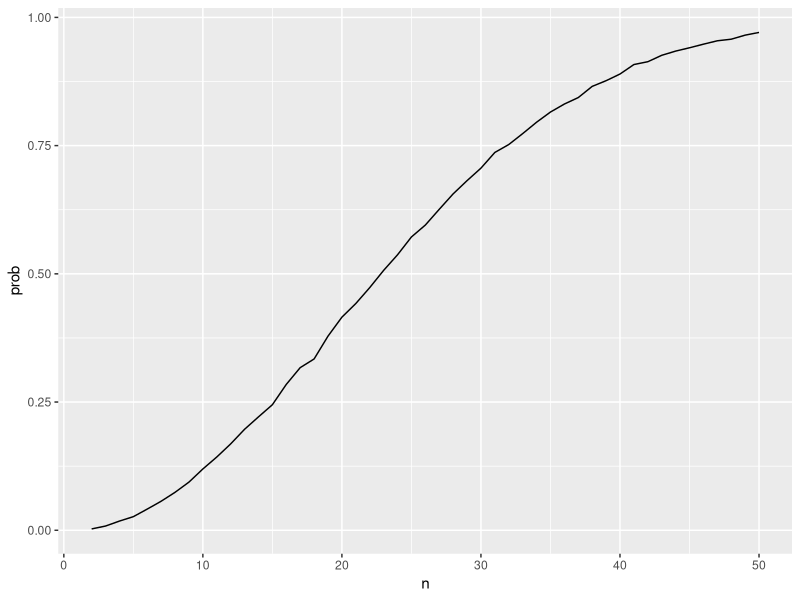

Source code (R): (Note: a time limit stopped this script after it produced the figure.)
## ---- chunk 1
library(tidyverse)
library(ggplot2)
library(dplyr)
library(readr)
## ---- chunk 2
bday_sim = function(n) {
  
  bdays = sample(1:365, size = n, replace = TRUE)
  
  duplicate = length(unique(bdays)) < n
  
  return(duplicate)
}
## ---- chunk 3
sim_res = 
  expand_grid(
    n = c(2:50),
    iter = 1:10000
  ) |>
  mutate(res = map_lgl(n,bday_sim)) |>
  group_by(n) |>
  summarize(prob = mean(res))

sim_res |>
  ggplot(aes(x = n, y = prob)) +
  geom_line() 
## ---- chunk 4
# Function to simulate the experiment
exp_sim = function(mu) {
  data = rnorm(30, mean = mu, sd = 5)
  tidy_result = 
    broom::tidy(t.test(data, mu = 0)) |>
    select(estimate, p.value)
  return(tidy_result)
}

# Simulate experiments for different mu values
exp_df = 
  expand.grid(
    mu = c(0:6),
    iter = 1:5000
  ) |>
  mutate(result = map(mu, exp_sim)) |>
  unnest(result)
## ---- chunk 5
# Calculate power and mean estimates
exp_df_summary = exp_df |>
  group_by(mu) |>
  summarise(
    power = sum(p.value < 0.05),
    mean_estimate_all = mean(estimate),
    mean_estimate_reject = mean(estimate[p.value < 0.05])
  )

# Convert power to a proportion
exp_df_summary$power <- exp_df_summary$power / 5000

# Plot 1: Power vs Effect Size
ggplot(exp_df_summary, aes(x = mu, y = power)) +
  geom_line() +
  geom_point() +
  labs(x = "True value of μ", y = "Power", title = "Power of the Test by Effect Size") +
  geom_hline(yintercept = 0.05, linetype = "dashed")

# Plot 2: Average Estimate of μ vs True Value of μ
ggplot(exp_df_summary, aes(x = mu, y = mean_estimate_all)) +
  geom_line() +
  geom_point() +
  labs(x = "True value of μ", y = "Average Estimate of μ", title = "Average Estimate of μ by True Value of μ") +
  geom_line(aes(y = mean_estimate_reject)) +
  geom_point(aes(y = mean_estimate_reject))
